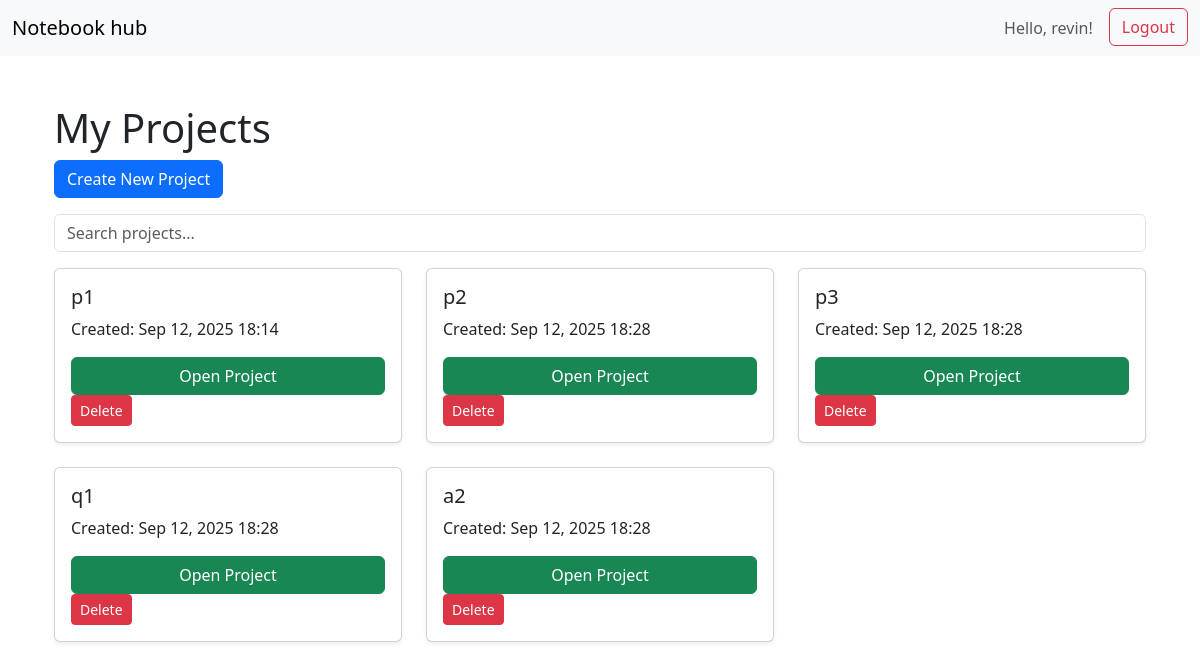
The app's page / (signed in) with its own data.
### core/models.py (models this page shows, shortened)
class CustomUser(AbstractUser):
    group = models.ForeignKey('BusinessGroup', on_delete=models.SET_NULL, null=True, blank=True)

class Project(models.Model):
    user = models.ForeignKey(settings.AUTH_USER_MODEL, on_delete=models.CASCADE)
    group = models.ForeignKey(BusinessGroup, on_delete=models.CASCADE, null=True, blank=True) #project belongs to this group
    name = models.CharField(max_length=255)
    created_at = models.DateTimeField(auto_now_add=True)
    class Meta:
        unique_together = ('group','name') #ensures that within a given business group, project names are unique

### core/views.py (the view)
# urls.py: path('', views.dashboard, name='dashboard'),
@login_required
def dashboard(request):
    group=None
    if hasattr(request.user,"group"):
        group = request.user.group
    projects = Project.objects.filter(group=group) #queries the db for all projects owned by the current user
    form = ProjectForm(user=request.user) #creates an instance of the ProjectForm, passing the current user to it
    return render(request, 'dashboard.html', {'projects': projects ,'form':form}) #renders the dashboard.html template with the user's projects

### core/forms.py (shortened to what this page needs)
class ProjectForm(forms.ModelForm):
    class Meta:
        model = Project
        fields = ['name']
    def __init__(self, *args, **kwargs):
        self.user = kwargs.pop('user', None)
        super().__init__(*args, **kwargs)

### core/templates/dashboard.html (shortened to what this page needs)
{% extends "base.html" %}
{% block content %}
<div class="container mt-5">
    <h1>My Projects</h1>
    <button type="button" class="btn btn-primary mb-3" data-bs-toggle="modal" data-bs-target="#createProjectModal">
        Create New Project
    </button>
    <input type="text" id="projectSearch" class="form-control mb-3" placeholder="Search projects...">
    <div class="row row-cols-1 row-cols-md-3 g-4" id="projectsGrid">
      {% for project in projects %}
      <div class="col project-card">
          <div class="card h-100 shadow-sm">
              <div class="card-body d-flex flex-column">
                  <h5 class="card-title">{{ project.name }}</h5>
                  <p class="card-text">Created: {{ project.created_at|date:"M d, Y H:i" }}</p>
                  <div class="mt-auto">
                      <a href="{% url 'project_detail' project.id %}" class="btn btn-success w-100">Open Project</a>
                      <form method="POST" action="{% url 'delete_project' project.id %}" class="d-inline">
                          <button type="submit" class="btn btn-danger btn-sm">Delete</button>
                      </form>
                  </div>
              </div>
          </div>
      </div>
      {% endfor %}
  </div>
</div>
{% endblock %}

### core/templates/base.html (shortened to what this page needs)
<!DOCTYPE html>
<html lang="en">
<head>
    <link href="https://cdn.jsdelivr.net/npm/bootstrap@5.3.2/dist/css/bootstrap.min.css" rel="stylesheet">
</head>
<body>
<nav class="navbar navbar-expand-lg navbar-light bg-light">
  <div class="container-fluid">
    <a class="navbar-brand" href="{% url 'dashboard' %}">Notebook hub</a>
    <div class="collapse navbar-collapse justify-content-end" id="navbarNav">
      <ul class="navbar-nav">
        {% if user.is_authenticated %}
        <li class="nav-item">
          <span class="nav-link">Hello, {{ user.username }}!</span>
        </li>
        <li class="nav-item">
            <form method="POST" action="{% url 'logout' %}" class="d-inline">
                <button type="submit" class="btn btn-outline-danger ms-2">Logout</button>
            </form>
        </li>
        {% else %}
        <li class="nav-item">
          <a class="nav-link btn btn-outline-primary" href="{% url 'login' %}">Login</a>
        </li>
        {% endif %}
      </ul>
    </div>
  </div>
</nav>
<div class="container">
    {% block content %}
    {% endblock %}
</div>
</body>
</html>

### records on screen
CustomUser: username "revin"
Project: name "p1", created_at "Sep 12, 2025 18:14"
Project: name "p2", created_at "Sep 12, 2025 18:28"
Project: name "p3", created_at "Sep 12, 2025 18:28"
Project: name "q1", created_at "Sep 12, 2025 18:28"
Project: name "a2", created_at "Sep 12, 2025 18:28"
